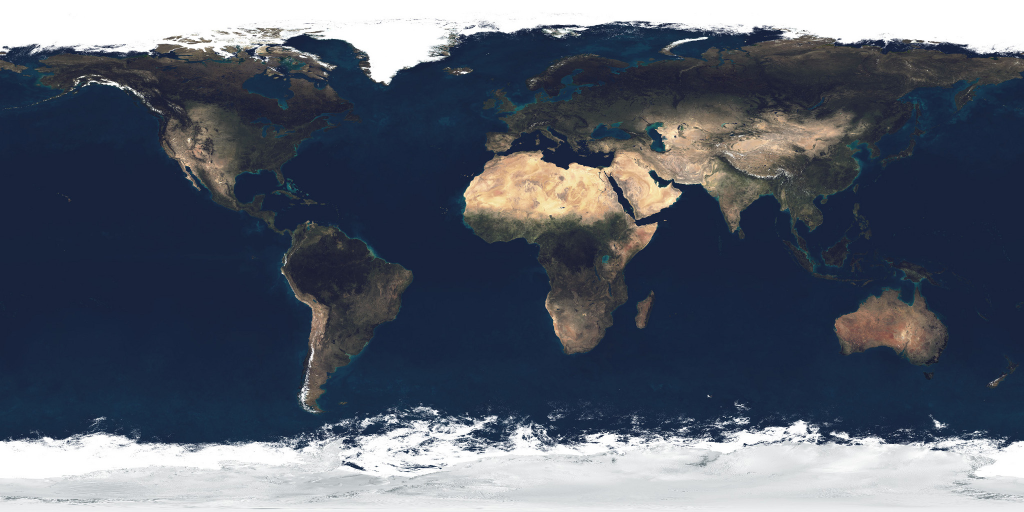
#> input picture artifacts/nino/assets/earth/earth_atmos_2048_source.jpg, 2048 x 1024 px, found by its file name (shown at 1/2 size)
$ python render-earth-atlas.py
#> lines starting #> are read from the running program, lines starting #| are printed output that depends on the picture
# Regenerates assets/earth/globe_t0..8.jpg (orthographic sphere atlas).
# Usage (needs numpy + pillow): cd artifacts/nino/assets/earth && python ../../scripts/render-earth-atlas.py
# Source: earth_atmos_2048.jpg, three.js r160 examples/textures/planets (NASA Blue Marble, public domain).
SRC='earth_atmos_2048_source.jpg'; OUT='.'
GAMMA=0.62   # <1 brightens midtones/oceans
AMBIENT=0.72 # light on the night side
EXPOSURE=1.22
SAT=0.18     # saturation boost
import numpy as np
from PIL import Image
T=np.asarray(Image.open(SRC).convert('RGB')).astype(np.float32)/255
H,W,_=T.shape; S=256; F=128
#> after `H, W, _ = T.shape`: H = 1024; W = 2048
ys,xs=np.mgrid[0:S,0:S]; x=(xs+.5)/S*2-1; y=1-(ys+.5)/S*2
r2=x*x+y*y; m=r2<=1; z=np.sqrt(np.clip(1-r2,0,1))
L=np.array([-.45,.5,.74]); L/=np.linalg.norm(L)
for ti,tilt in enumerate(range(-60,61,15)):
  t=np.radians(tilt); y0=y*np.cos(t)+z*np.sin(t); z0=-y*np.sin(t)+z*np.cos(t)
  lat=np.arcsin(np.clip(y0,-1,1)); sheet=Image.new('RGB',(9*F,8*F),(5,20,40))
  for k in range(72):
    lon=np.radians(k*5)+np.arctan2(x,z0)
    u=((lon/np.pi+1)/2)%1*W; v=(.5-lat/np.pi)*H
    u0=np.floor(u).astype(int); v0=np.clip(np.floor(v).astype(int),0,H-2); fu=(u-u0)[...,None]; fv=(v-v0)[...,None]
    u0%=W; u1=(u0+1)%W
    c=(T[v0,u0]*(1-fu)+T[v0,u1]*fu)*(1-fv)+(T[v0+1,u0]*(1-fu)+T[v0+1,u1]*fu)*fv
    d=np.clip(x*L[0]+y*L[1]+z*L[2],0,1); shade=AMBIENT+(1-AMBIENT)*d**.6
    c=np.clip(c,0,1)**GAMMA; c=c*(1+SAT)-c.mean(-1,keepdims=True)*SAT; c=c*shade[...,None]*EXPOSURE
    rim=(1-z)**3; c=c*(1-rim[...,None]*.3)+np.array([.45,.7,1.0])*rim[...,None]*.45
    c=np.clip(c,0,1); c[~m]=[.02,.08,.16]
    im=Image.fromarray((c*255).astype(np.uint8)).resize((F,F),Image.LANCZOS)
    sheet.paste(im,((k%9)*F,(k//9)*F))
  sheet.save(f'{OUT}/globe_t{ti}.jpg',quality=86)
#> this loop made 9 passes
#> pass 1, `sheet.save(f'{OUT}/globe_t{ti}.jpg',quality=86)`:
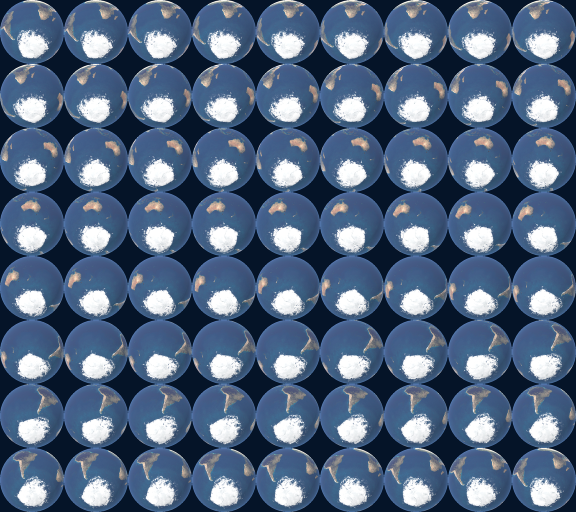
#> saved as globe_t0.jpg: PIL image 1152x1024 RGB (shown at 1/2 size); mean R, G, B 83, 102.9, 129.8
#> after the loop:
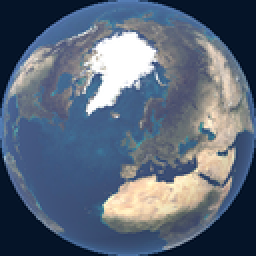
#> im: PIL image 128x128 RGB (shown 2 times larger); mean R, G, B 90.7, 103.5, 121.5
#> after the loop:
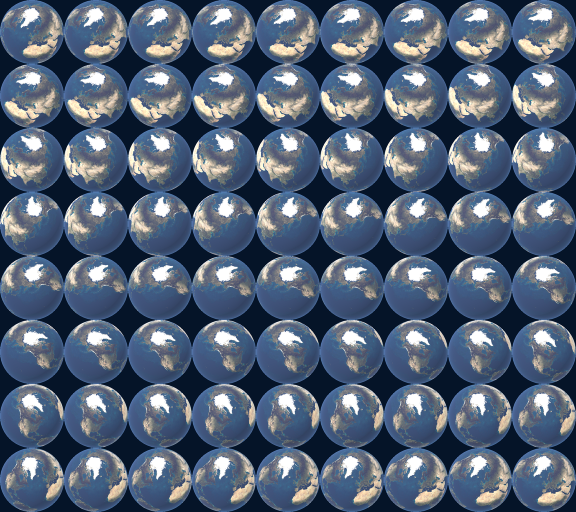
#> sheet: PIL image 1152x1024 RGB (shown at 1/2 size); mean R, G, B 83.9, 98.4, 119.3
#> after the loop:
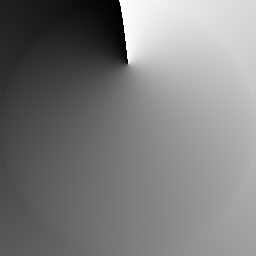
#> u: shape (256, 256) float64; min 0.0927, max 2047.9, mean 1003.2; drawn with min black and max white
#> after the loop:
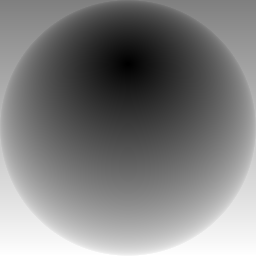
#> v: shape (256, 256) float64; min 1.94, max 681.9, mean 337.9; drawn with min black and max white
#> after the loop:
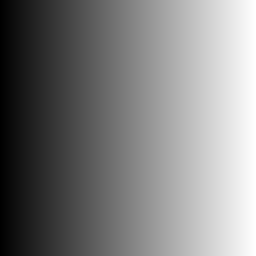
#> x: shape (256, 256) float64; min -0.996, max 0.996, mean 0; drawn with min black and max white
#> after the loop:
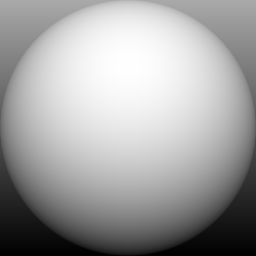
#> y0: shape (256, 256) float64; min -0.498, max 1, mean 0.453; drawn with min black and max white

$ run again, with artifacts/nino/assets/earth/globe_t0.jpg copied over artifacts/nino/assets/earth/earth_atmos_2048_source.jpg
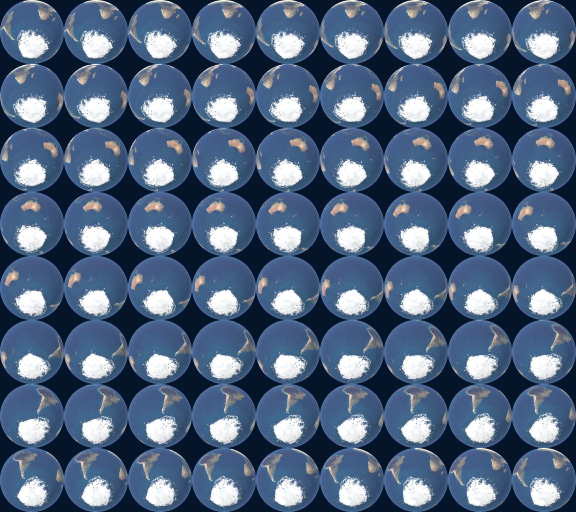
#> input picture artifacts/nino/assets/earth/globe_t0.jpg, 1152 x 1024 px, found by its file name (shown at 1/2 size)
#> after the loop `for ti,tilt in enumerate(range(-60,61,15)):`:
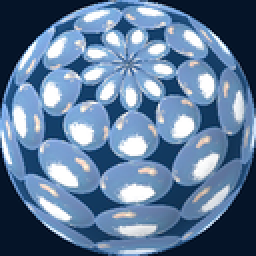
#> im: PIL image 128x128 RGB (shown 2 times larger); mean R, G, B 95.8, 122.7, 154
#> after the loop `for ti,tilt in enumerate(range(-60,61,15)):`:
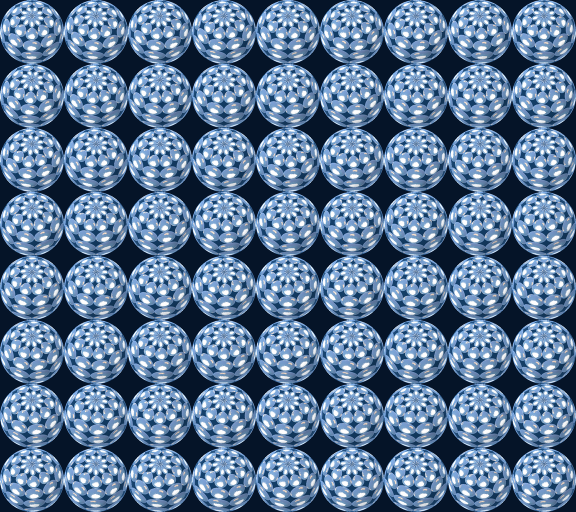
#> sheet: PIL image 1152x1024 RGB (shown at 1/2 size); mean R, G, B 95.8, 122.7, 154

$ run again, with artifacts/nino/assets/earth/globe_t1.jpg copied over artifacts/nino/assets/earth/earth_atmos_2048_source.jpg
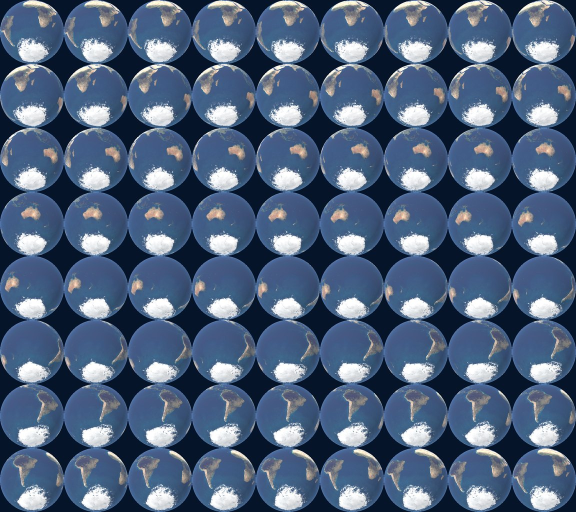
#> input picture artifacts/nino/assets/earth/globe_t1.jpg, 1152 x 1024 px, found by its file name (shown at 1/2 size)
#> after the loop `for ti,tilt in enumerate(range(-60,61,15)):`:
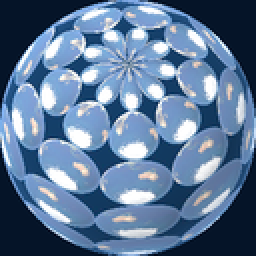
#> im: PIL image 128x128 RGB (shown 2 times larger); mean R, G, B 94.5, 120.8, 152.5
#> after the loop `for ti,tilt in enumerate(range(-60,61,15)):`:
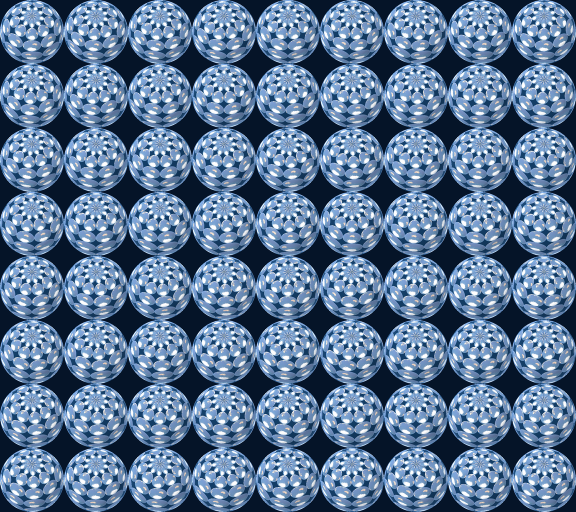
#> sheet: PIL image 1152x1024 RGB (shown at 1/2 size); mean R, G, B 94.5, 120.8, 152.6
